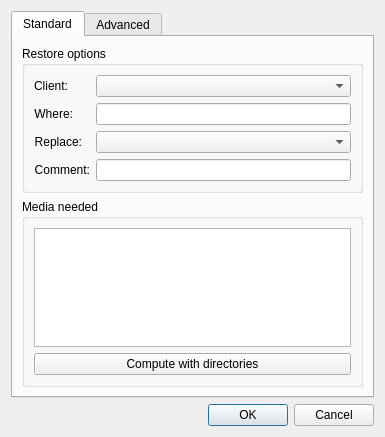
<?xml version="1.0" encoding="UTF-8"?>
<ui version="4.0">
 <class>Dialog</class>
 <widget class="QDialog" name="Dialog">
  <property name="geometry">
   <rect>
    <x>0</x>
    <y>0</y>
    <width>385</width>
    <height>437</height>
   </rect>
  </property>
  <property name="windowTitle">
   <string>Run restore</string>
  </property>
  <layout class="QVBoxLayout" name="verticalLayout">
   <item>
    <widget class="QTabWidget" name="tabWidget">
     <property name="currentIndex">
      <number>0</number>
     </property>
     <widget class="QWidget" name="tab">
      <attribute name="title">
       <string>Standard</string>
      </attribute>
      <layout class="QVBoxLayout" name="verticalLayout_3">
       <item>
        <widget class="QGroupBox" name="groupBox">
         <property name="title">
          <string>Restore options</string>
         </property>
         <layout class="QFormLayout" name="formLayout">
          <item row="0" column="0">
           <widget class="QLabel" name="label">
            <property name="text">
             <string>Client:</string>
            </property>
            <property name="alignment">
             <set>Qt::AlignRight|Qt::AlignTrailing|Qt::AlignVCenter</set>
            </property>
           </widget>
          </item>
          <item row="0" column="1">
           <widget class="QComboBox" name="ClientCb"/>
          </item>
          <item row="1" column="0">
           <widget class="QLabel" name="label_2">
            <property name="text">
             <string>Where:</string>
            </property>
            <property name="alignment">
             <set>Qt::AlignRight|Qt::AlignTrailing|Qt::AlignVCenter</set>
            </property>
           </widget>
          </item>
          <item row="1" column="1">
           <widget class="QLineEdit" name="WhereEntry"/>
          </item>
          <item row="2" column="0">
           <widget class="QLabel" name="label_3">
            <property name="text">
             <string>Replace:</string>
            </property>
            <property name="alignment">
             <set>Qt::AlignRight|Qt::AlignTrailing|Qt::AlignVCenter</set>
            </property>
           </widget>
          </item>
          <item row="2" column="1">
           <widget class="QComboBox" name="ReplaceCb"/>
          </item>
          <item row="3" column="0">
           <widget class="QLabel" name="label_4">
            <property name="text">
             <string>Comment:</string>
            </property>
            <property name="alignment">
             <set>Qt::AlignRight|Qt::AlignTrailing|Qt::AlignVCenter</set>
            </property>
           </widget>
          </item>
          <item row="3" column="1">
           <widget class="QLineEdit" name="CommentEntry"/>
          </item>
         </layout>
        </widget>
       </item>
       <item>
        <widget class="QGroupBox" name="groupBox_2">
         <property name="title">
          <string>Media needed</string>
         </property>
         <layout class="QVBoxLayout" name="verticalLayout_2">
          <item>
           <widget class="QTableView" name="TableMedia"/>
          </item>
          <item>
           <widget class="QPushButton" name="pushButton">
            <property name="text">
             <string>Compute with directories</string>
            </property>
            <property name="checkable">
             <bool>false</bool>
            </property>
           </widget>
          </item>
         </layout>
        </widget>
       </item>
      </layout>
     </widget>
     <widget class="QWidget" name="tab_2">
      <attribute name="title">
       <string>Advanced</string>
      </attribute>
      <layout class="QVBoxLayout" name="verticalLayout_4">
       <item>
        <widget class="QGroupBox" name="groupBox_3">
         <property name="title">
          <string>File Relocation</string>
         </property>
         <layout class="QFormLayout" name="formLayout_2">
          <item row="0" column="0">
           <widget class="QLabel" name="label_8">
            <property name="text">
             <string>Use file 
relocation:</string>
            </property>
           </widget>
          </item>
          <item row="0" column="1">
           <widget class="QCheckBox" name="UseFileRelocationChk">
            <property name="text">
             <string/>
            </property>
           </widget>
          </item>
          <item row="1" column="0">
           <widget class="QLabel" name="label_9">
            <property name="text">
             <string>Strip prefix:</string>
            </property>
           </widget>
          </item>
          <item row="1" column="1">
           <widget class="QLineEdit" name="StripPrefixEntry">
            <property name="enabled">
             <bool>false</bool>
            </property>
           </widget>
          </item>
          <item row="2" column="0">
           <widget class="QLabel" name="label_10">
            <property name="text">
             <string>Add prefix:</string>
            </property>
           </widget>
          </item>
          <item row="2" column="1">
           <widget class="QLineEdit" name="AddPrefixEntry">
            <property name="enabled">
             <bool>false</bool>
            </property>
           </widget>
          </item>
          <item row="3" column="0">
           <widget class="QLabel" name="label_11">
            <property name="text">
             <string>Add suffix:</string>
            </property>
           </widget>
          </item>
          <item row="3" column="1">
           <widget class="QLineEdit" name="AddSuffixEntry">
            <property name="enabled">
             <bool>false</bool>
            </property>
           </widget>
          </item>
          <item row="4" column="0">
           <widget class="QLabel" name="label_12">
            <property name="text">
             <string>Use regexp:</string>
            </property>
           </widget>
          </item>
          <item row="4" column="1">
           <widget class="QCheckBox" name="UseRegexpChk">
            <property name="enabled">
             <bool>false</bool>
            </property>
            <property name="text">
             <string/>
            </property>
           </widget>
          </item>
          <item row="5" column="0">
           <widget class="QLabel" name="label_13">
            <property name="text">
             <string>Where 
regexp:</string>
            </property>
           </widget>
          </item>
          <item row="5" column="1">
           <widget class="QLineEdit" name="WhereRegexpEntry">
            <property name="enabled">
             <bool>false</bool>
            </property>
           </widget>
          </item>
         </layout>
        </widget>
       </item>
       <item>
        <widget class="QGroupBox" name="groupBox_4">
         <property name="title">
          <string>Other options</string>
         </property>
         <layout class="QFormLayout" name="formLayout_3">
          <item row="0" column="0">
           <widget class="QLabel" name="label_5">
            <property name="text">
             <string>When:</string>
            </property>
           </widget>
          </item>
          <item row="1" column="0">
           <widget class="QLabel" name="label_6">
            <property name="text">
             <string>Priority:</string>
            </property>
           </widget>
          </item>
          <item row="1" column="1">
           <widget class="QSpinBox" name="PrioritySb"/>
          </item>
          <item row="3" column="0">
           <widget class="QLabel" name="label_7">
            <property name="text">
             <string>Storage:</string>
            </property>
           </widget>
          </item>
          <item row="3" column="1">
           <widget class="QComboBox" name="StorageCb"/>
          </item>
          <item row="0" column="1">
           <widget class="QDateTimeEdit" name="WhenEditor">
            <property name="time">
             <time>
              <hour>0</hour>
              <minute>0</minute>
              <second>0</second>
             </time>
            </property>
            <property name="calendarPopup">
             <bool>true</bool>
            </property>
           </widget>
          </item>
         </layout>
         <zorder>label_5</zorder>
         <zorder>label_6</zorder>
         <zorder>label_7</zorder>
         <zorder>PrioritySb</zorder>
         <zorder>StorageCb</zorder>
         <zorder>groupBox_3</zorder>
         <zorder>WhenEditor</zorder>
        </widget>
       </item>
      </layout>
     </widget>
    </widget>
   </item>
   <item>
    <widget class="QDialogButtonBox" name="buttonBox">
     <property name="orientation">
      <enum>Qt::Horizontal</enum>
     </property>
     <property name="standardButtons">
      <set>QDialogButtonBox::Cancel|QDialogButtonBox::Ok</set>
     </property>
    </widget>
   </item>
  </layout>
 </widget>
 <resources/>
 <connections>
  <connection>
   <sender>buttonBox</sender>
   <signal>accepted()</signal>
   <receiver>Dialog</receiver>
   <slot>accept()</slot>
   <hints>
    <hint type="sourcelabel">
     <x>222</x>
     <y>422</y>
    </hint>
    <hint type="destinationlabel">
     <x>157</x>
     <y>274</y>
    </hint>
   </hints>
  </connection>
  <connection>
   <sender>buttonBox</sender>
   <signal>rejected()</signal>
   <receiver>Dialog</receiver>
   <slot>reject()</slot>
   <hints>
    <hint type="sourcelabel">
     <x>290</x>
     <y>428</y>
    </hint>
    <hint type="destinationlabel">
     <x>286</x>
     <y>274</y>
    </hint>
   </hints>
  </connection>
  <connection>
   <sender>UseFileRelocationChk</sender>
   <signal>clicked(bool)</signal>
   <receiver>WhereEntry</receiver>
   <slot>setDisabled(bool)</slot>
   <hints>
    <hint type="sourcelabel">
     <x>107</x>
     <y>72</y>
    </hint>
    <hint type="destinationlabel">
     <x>225</x>
     <y>102</y>
    </hint>
   </hints>
  </connection>
 </connections>
</ui>
